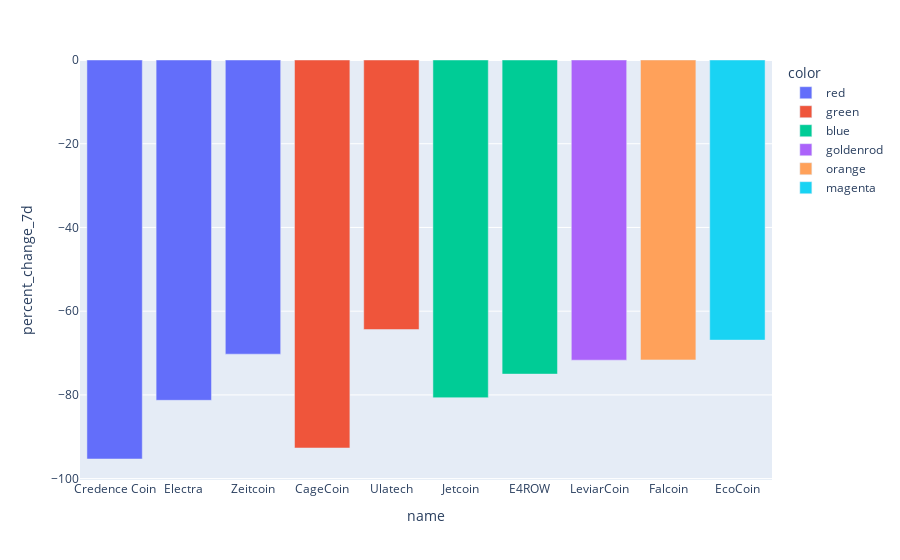

Here is the notebook cell this chart was saved with:
### Code cell
fig=px.bar(data.nsmallest(10, 'percent_change_7d'),x='name',y='percent_change_7d',color=["red", "green", "red", "blue", "blue","goldenrod","orange","red","magenta","green"])
fig.show()

### Figure 1 — Plotly figure (JSON) as saved in the notebook; plotly's stock layout.template omitted (floating-point values rounded to 4 significant figures)
{"data": [{"alignmentgroup": "True", "hovertemplate": "color=red<br>name=%{x}<br>percent_change_7d=%{y}<extra></extra>", "legendgroup": "red", "marker": {"color": "#636efa", "pattern": {"shape": ""}}, "name": "red", "offsetgroup": "red", "orientation": "v", "showlegend": true, "textposition": "auto", "type": "bar", "x": ["Credence Coin", "Electra", "Zeitcoin"], "xaxis": "x", "y": [-95.31, -81.29, -70.27], "yaxis": "y"}, {"alignmentgroup": "True", "hovertemplate": "color=green<br>name=%{x}<br>percent_change_7d=%{y}<extra></extra>", "legendgroup": "green", "marker": {"color": "#EF553B", "pattern": {"shape": ""}}, "name": "green", "offsetgroup": "green", "orientation": "v", "showlegend": true, "textposition": "auto", "type": "bar", "x": ["CageCoin", "Ulatech"], "xaxis": "x", "y": [-92.68, -64.39], "yaxis": "y"}, {"alignmentgroup": "True", "hovertemplate": "color=blue<br>name=%{x}<br>percent_change_7d=%{y}<extra></extra>", "legendgroup": "blue", "marker": {"color": "#00cc96", "pattern": {"shape": ""}}, "name": "blue", "offsetgroup": "blue", "orientation": "v", "showlegend": true, "textposition": "auto", "type": "bar", "x": ["Jetcoin", "E4ROW"], "xaxis": "x", "y": [-80.66, -75.03], "yaxis": "y"}, {"alignmentgroup": "True", "hovertemplate": "color=goldenrod<br>name=%{x}<br>percent_change_7d=%{y}<extra></extra>", "legendgroup": "goldenrod", "marker": {"color": "#ab63fa", "pattern": {"shape": ""}}, "name": "goldenrod", "offsetgroup": "goldenrod", "orientation": "v", "showlegend": true, "textposition": "auto", "type": "bar", "x": ["LeviarCoin"], "xaxis": "x", "y": [-71.7], "yaxis": "y"}, {"alignmentgroup": "True", "hovertemplate": "color=orange<br>name=%{x}<br>percent_change_7d=%{y}<extra></extra>", "legendgroup": "orange", "marker": {"color": "#FFA15A", "pattern": {"shape": ""}}, "name": "orange", "offsetgroup": "orange", "orientation": "v", "showlegend": true, "textposition": "auto", "type": "bar", "x": ["Falcoin"], "xaxis": "x", "y": [-71.64], "yaxis": "y"}, {"alignmentgroup": "True", "hovertemplate": "color=magenta<br>name=%{x}<br>percent_change_7d=%{y}<extra></extra>", "legendgroup": "magenta", "marker": {"color": "#19d3f3", "pattern": {"shape": ""}}, "name": "magenta", "offsetgroup": "magenta", "orientation": "v", "showlegend": true, "textposition": "auto", "type": "bar", "x": ["EcoCoin"], "xaxis": "x", "y": [-66.91], "yaxis": "y"}], "layout": {"barmode": "relative", "legend": {"title": {"text": "color"}, "tracegroupgap": 0}, "margin": {"t": 60}, "xaxis": {"anchor": "y", "domain": [0, 1], "title": {"text": "name"}}, "yaxis": {"anchor": "x", "domain": [0, 1], "title": {"text": "percent_change_7d"}}}}
